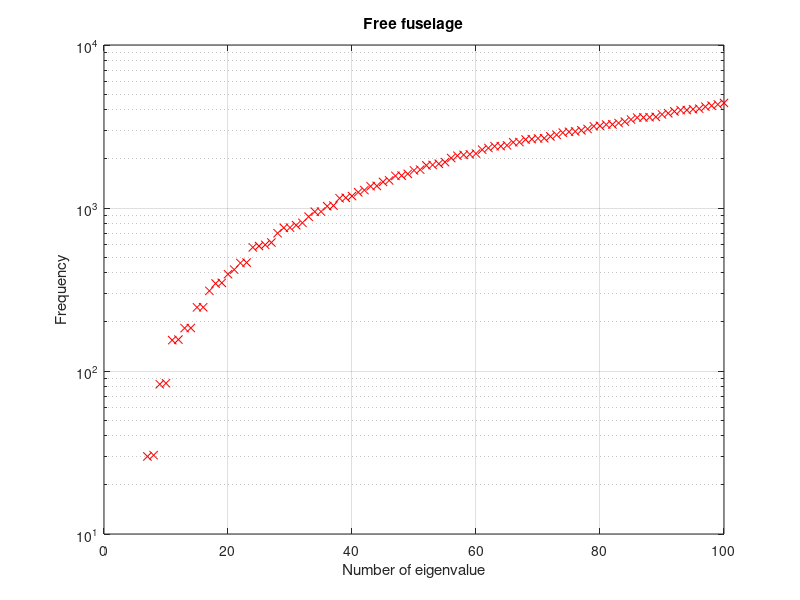

The MATLAB script that drew this image:
% This script plots the eigenvalues in semilogaritmic scale

%%
% DCFA swept wing assignement
%
% Teamwork
% Team members: Venti Edoardo         944421
%               Zemello Matteo        942003
%               Zucchelli Umberto     952952
%               
%           
%

clear all, close all, clc

load w_esatta.mat

fig=figure;
semilogy(1:length(w_esatta),w_esatta,'xr')
title('Free fuselage')
xlabel('Number of eigenvalue')
ylabel('Frequency')
grid on
saveas(fig,'Eigenvalues_free_fuselage','svg')